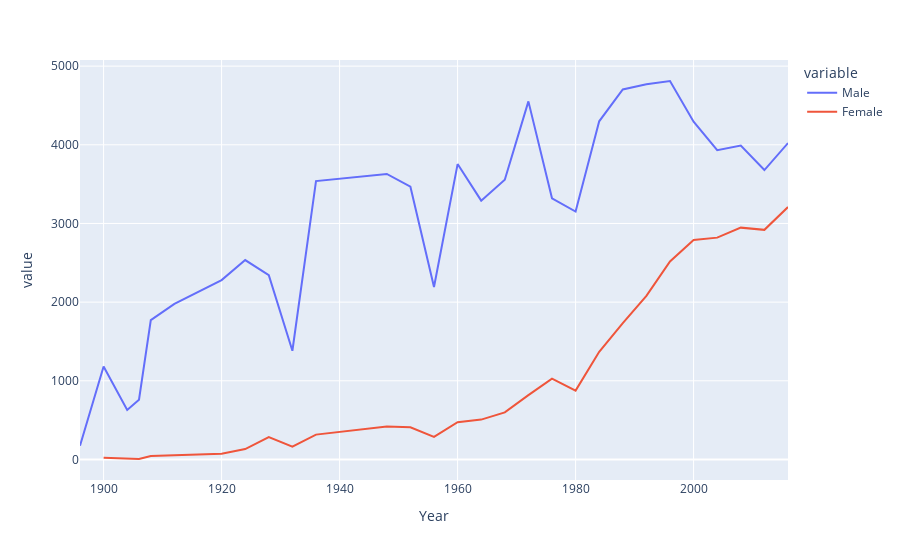

This figure's notebook cell:
### Code cell
fig=px.line(final,x='Year',y=['Male','Female'])
fig.show()

### Figure 1 — Plotly figure (JSON) as saved in the notebook; plotly's stock layout.template omitted (floating-point values rounded to 4 significant figures)
{"data": [{"hovertemplate": "variable=Male<br>Year=%{x}<br>value=%{y}<extra></extra>", "legendgroup": "Male", "line": {"color": "#636efa", "dash": "solid"}, "marker": {"symbol": "circle"}, "mode": "lines", "name": "Male", "orientation": "v", "showlegend": true, "type": "scatter", "x": [1896, 1900, 1904, 1906, 1908, 1912, 1920, 1924, 1928, 1932, 1936, 1948, 1952, 1956, 1960, 1964, 1968, 1972, 1976, 1980, 1984, 1988, 1992, 1996, 2000, 2004, 2008, 2012, 2016], "xaxis": "x", "y": [174, 1181, 629, 759, 1772, 1978, 2280, 2535, 2342, 1382, 3539, 3629, 3468, 2193, 3755, 3290, 3555, 4552, 3320, 3151, 4299, 4704, 4769, 4811, 4294, 3931, 3990, 3679, 4022], "yaxis": "y"}, {"hovertemplate": "variable=Female<br>Year=%{x}<br>value=%{y}<extra></extra>", "legendgroup": "Female", "line": {"color": "#EF553B", "dash": "solid"}, "marker": {"symbol": "circle"}, "mode": "lines", "name": "Female", "orientation": "v", "showlegend": true, "type": "scatter", "x": [1896, 1900, 1904, 1906, 1908, 1912, 1920, 1924, 1928, 1932, 1936, 1948, 1952, 1956, 1960, 1964, 1968, 1972, 1976, 1980, 1984, 1988, 1992, 1996, 2000, 2004, 2008, 2012, 2016], "xaxis": "x", "y": [null, 23, 6, 6, 44, 53, 73, 132, 285, 162, 316, 420, 409, 288, 473, 507, 599, 818, 1028, 875, 1368, 1734, 2080, 2518, 2790, 2820, 2947, 2919, 3209], "yaxis": "y"}], "layout": {"legend": {"title": {"text": "variable"}, "tracegroupgap": 0}, "margin": {"t": 60}, "xaxis": {"anchor": "y", "domain": [0, 1], "title": {"text": "Year"}}, "yaxis": {"anchor": "x", "domain": [0, 1], "title": {"text": "value"}}}}
